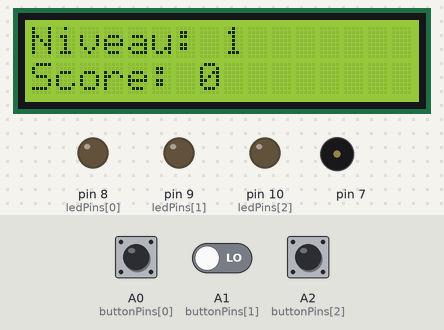
Bench run of a sketch on a simulated Arduino Uno, built with avr-gcc and run on an emulated ATmega328P. Parts: 16×2 character LCD, output pins drawn as LEDs (lit = HIGH), buzzer (waves = sounding). Dashed ring = blinking. Inputs (shaded band) come from the test bench; at power-on: A0 (buttonPins[0]) LOW, A1 (buttonPins[1]) LOW, A2 (buttonPins[2]) LOW. Random numbers use the default seed unless the sketch sets one.

Above: at 0.1 s.
1.3 s: A0 (buttonPins[0]) pulled HIGH for 1 s
At 3.7 s:
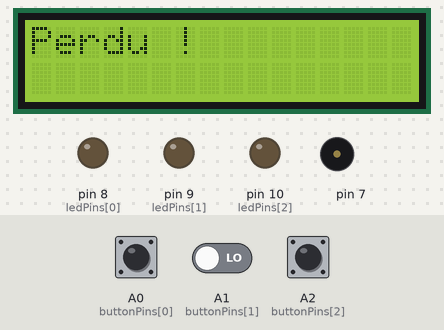
3.8 s: A0 (buttonPins[0]) driven HIGH and A1 (buttonPins[1]) driven HIGH
6.8 s: A2 (buttonPins[2]) pulled HIGH for 1 s
At 8.1 s:
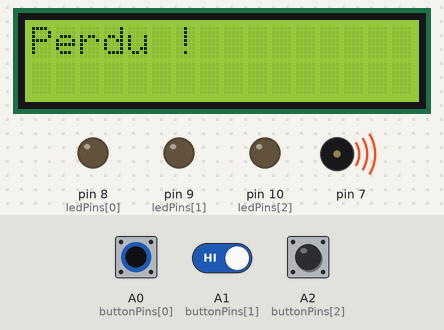
10.8 s: A2 (buttonPins[2]) pulled HIGH for 3.2 s
At 13.8 s:
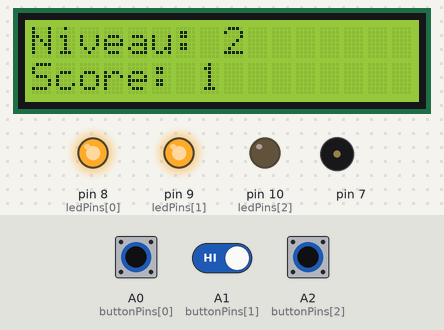
15.5 s: A2 (buttonPins[2]) pulled HIGH for 0.15 s
At 15.9 s:
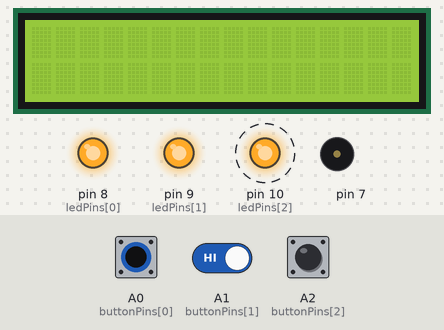
18.6 s: A0 (buttonPins[0]) driven LOW
Timing chart, 0 to 22.6 s (numbered marks = the images above; inputs shaded):
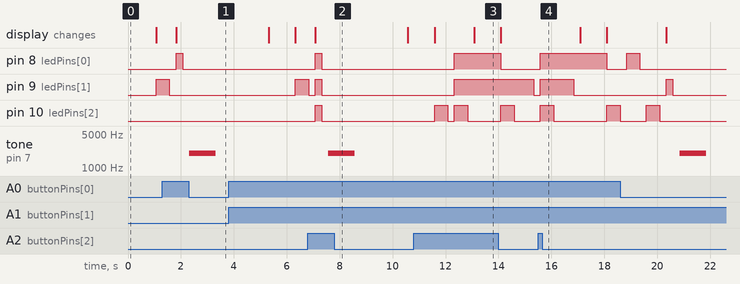

Measured:
- after the input at 1.3 s, pin 8 (ledPins[0]): LOW → HIGH after 0.52 s, → LOW 0.25 s later; tone on pin 7: silent → 2000 Hz after 1.0 s, → silent 1.0 s later; the display: changes after 0.52 s (image 1)
- after the input at 6.8 s, tone on pin 7: silent → 2000 Hz after 0.78 s, → silent 1.0 s later
- after the input at 15.5 s, pin 10 (ledPins[2]): alternates HIGH for 0.50 s and LOW for 2.0 s, starting after 0.09 s

The sketch:

jeuDeMemoire.ino
```cpp
#include <LiquidCrystal.h>

LiquidCrystal lcd(12, 11, 5, 4, 3, 2);

int ledPins[] = {8, 9, 10};
int buttonPins[] = {A0, A1, A2};

int sequence[10];
int niveau = 1;
int score = 0;

void setup() {
  lcd.begin(16, 2);
  pinMode(ledPins[0], OUTPUT);
  pinMode(ledPins[1], OUTPUT);
  pinMode(ledPins[2], OUTPUT);
  pinMode(buttonPins[0], INPUT);
  pinMode(buttonPins[1], INPUT);
  pinMode(buttonPins[2], INPUT);
}

void loop() {
  lcd.setCursor(0, 0);
  lcd.print("Niveau: ");
  lcd.print(niveau);
  lcd.setCursor(0, 1);
  lcd.print("Score: ");
  lcd.print(score);
  delay(1000);
  lcd.clear();
  generateSequence();
  digitalWrite(ledPins[0], LOW);
  displaySequence();
  if (playSequence()) {
    niveau++;
    score++;
  } else {
    niveau = 1;
    score = 0;
    lcd.setCursor(0, 0);
    lcd.print("Perdu !");
    delay(250);
    digitalWrite(ledPins[0], LOW);
    digitalWrite(ledPins[1], LOW);
    digitalWrite(ledPins[2], LOW);
    delay(250);
    tone(7, 2000, 1000);
    delay(3000);
    lcd.clear();
  }
}


void generateSequence() {
  for (int i = 0; i < niveau; i++) {
    sequence[i] = random(0, 3);
  }
}

void displaySequence() {
  for (int i = 0; i < niveau; i++) {
    digitalWrite(ledPins[sequence[i]], HIGH);
    delay(500);
    digitalWrite(ledPins[sequence[i]], LOW);
    delay(250);
  }
}

bool playSequence() {
  for (int i = 0; i < niveau; i++) {
    int buttonPressed = -1;
    while (buttonPressed == -1) {
      for (int j = 0; j < 3; j++) {
        if (digitalRead(buttonPins[j]) == HIGH) {
          buttonPressed = j;
          digitalWrite(ledPins[j], HIGH);
        }
      }
    }
    if (buttonPressed != sequence[i]) {
      return false;
    }
  digitalWrite(ledPins[buttonPressed], HIGH);
  delay(500);
  digitalWrite(ledPins[buttonPressed], LOW);
    delay(250);
  }
  return true;
}
```
